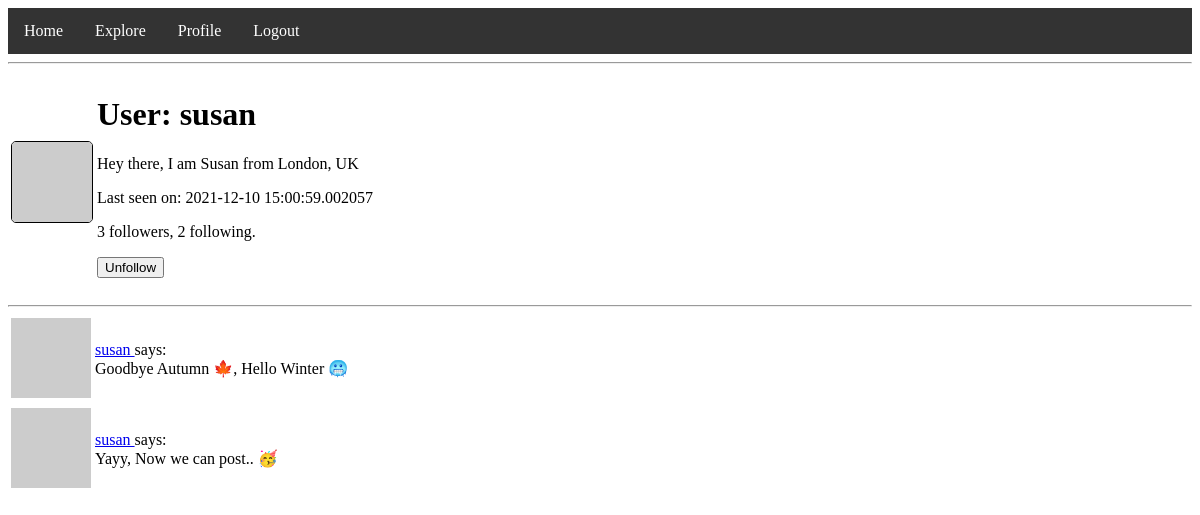
The page /user/susan (signed in) on the database its author committed.
### app/models.py (models this page shows, shortened)
class User(UserMixin, db.Model):
    id = db.Column(db.Integer, primary_key=True)
    username = db.Column(db.String(64), index=True, unique=True)
    email = db.Column(db.String(120), index=True, unique=True)
    password_hash = db.Column(db.String(128))
    posts = db.relationship('Post', backref='author', lazy='dynamic')
    about_me = db.Column(db.String(140))
    last_seen = db.Column(db.DateTime, default=datetime.utcnow)
    def avatar(self, size):
        digest = md5(self.email.lower().encode('utf-8')).hexdigest()
        return 'https://www.gravatar.com/avatar/{}?d=identicon&s={}'.format(digest, size)
    followed = db.relationship(
        'User', secondary=followers,
        primaryjoin=(followers.c.follower_id == id),
        secondaryjoin=(followers.c.followed_id == id),
        backref=db.backref('followers', lazy='dynamic'), lazy='dynamic')
    def is_following(self, user):
        return self.followed.filter(
            followers.c.followed_id == user.id).count() > 0

class Post(db.Model):
    id = db.Column(db.Integer, primary_key=True)
    body = db.Column(db.String(180))
    timestamp = db.Column(db.DateTime, index=True, default=datetime.utcnow)
    user_id = db.Column(db.Integer, db.ForeignKey('user.id'))

### app/routes.py (the view)
@app.route('/user/<username>')
@login_required
def user(username):
    user = User.query.filter_by(username=username).first_or_404()
    page = request.args.get('page', 1, type=int)
    posts = user.posts.order_by(Post.timestamp.desc()).paginate(
        page, app.config['POSTS_PER_PAGE'], False)
    next_url = url_for('user', username=user.username, page=posts.next_num) \
        if posts.has_next else None
    prev_url = url_for('user', username=user.username, page=posts.prev_num) \
        if posts.has_prev else None
    form = EmptyForm()
    return render_template('user.html', user=user, posts=posts.items,
                           next_url=next_url, prev_url=prev_url, form=form)

### app/forms.py
class EmptyForm(FlaskForm):
    submit = SubmitField('Submit')

### app/models.py (called while the page is built)
@login.user_loader
def load_user(id):
    return User.query.get(int(id))

### app/routes.py (called while the page is built)
@app.before_request
def before_request():
    if current_user.is_authenticated:
        current_user.last_seen = datetime.utcnow()
        db.session.commit()

### app/templates/user.html (shortened to what this page needs)
{% extends "base.html" %}
{% block content %}
    <table>
        <tr valing='top'>
            <td><img class="img-profile" src=" {{ user.avatar(128) }}  " alt="User avatar"></td>
            <td>
                <h1>User: {{ user.username }} </h1>
                {% if user.about_me %} <p>{{ user.about_me }} </p> {% endif %}
                {% if user.last_seen %} <p>Last seen on: {{ user.last_seen }} </p> {% endif %}
                <p>{{ user.followers.count() }} followers, {{ user.followed.count() }} following. </p>
                {% if user == current_user %}
                <p><a href=" {{ url_for('edit_profile') }}  ">Edit your profile</a></p>
                {% else %}
                <p>
                    <form action="{{ url_for('unfollow', username=user.username) }}" method="POST">
                        {{ form.submit(value='Unfollow') }}
                    </form>
                </p>
                {% endif %}
            </td>
        </tr>
    </table>
    <hr>
    {% for post in posts %}
        {% include '_post.html' %}
    {% endfor %}
{% endblock %}

### app/templates/_post.html
<table>
    <tr valing='top'>
        <td><img src="{{ post.author.avatar(36) }} " alt="user avatar"></td>
        <td>
            <a href="{{ url_for('user', username=post.author.username) }}  ">
            {{ post.author.username }}
            </a>
            says: <br> {{ post.body }}
        </td>
    </tr>
</table>

### app/static/style.css (style rules this page uses)
.img-profile { border: 1px solid black; border-radius: 5px; position: relative; }

### rows shown on the page
User: username "susan", about_me "Hey there, I am Susan from London, UK", last_seen "2021-12-10 15:00:59.002057"
Post: author.username "susan", body "Goodbye Autumn 🍁, Hello Winter 🥶"
Post: author.username "susan", body "Yayy, Now we can post.. 🥳"

### other values the page prints
{{ user.followers.count() }} "3"
{{ user.followed.count() }} "2"
